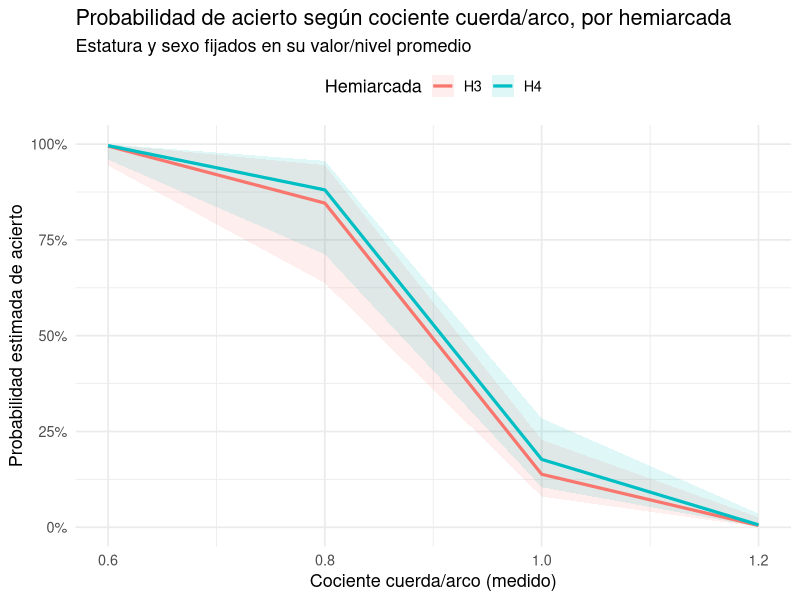
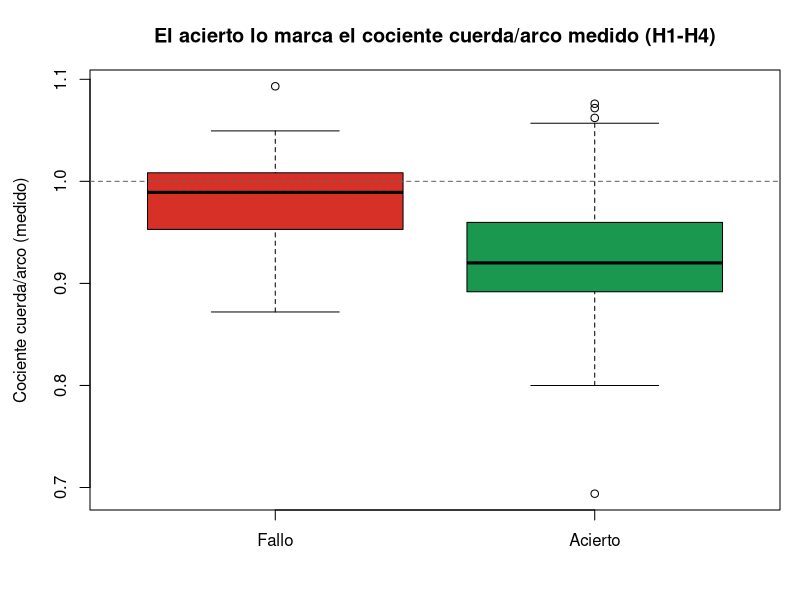
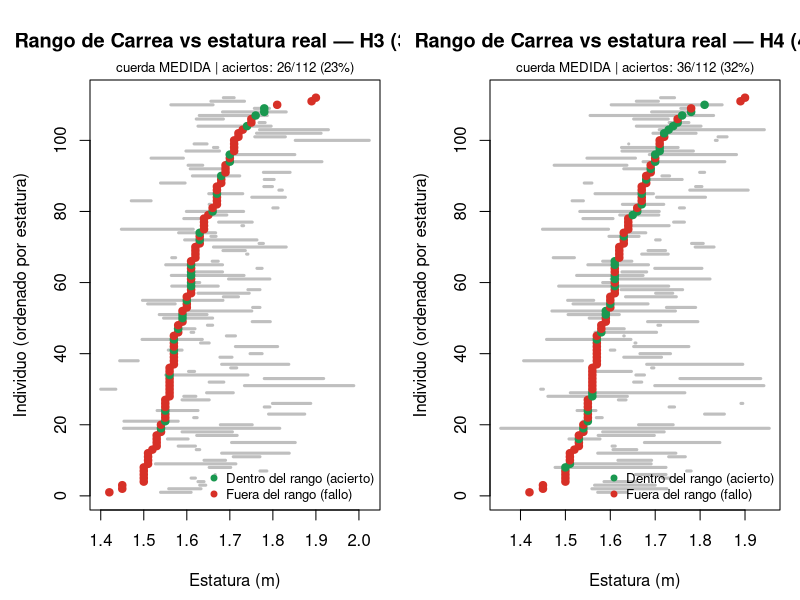

Generate these figures, in order, with R:
# ================================================================
# Características de los individuos con estimación CORRECTA
# por el modelo ORIGINAL de Carrea (cuerda medida, k = 30π) — Etapa 4
# ================================================================
# "Acierto" = la estatura real cae dentro del rango [Tmin, Tmax].
# Igual que archivo/Analisis_aciertos.R, sobre resultados/estimaciones_130.csv.
# Solo hemiarcadas mandibulares H3/H4 (el método de Carrea se define y
# calibra sobre la arcada mandibular anterior; ver Funciones_Carrea.R).
# ================================================================

library(dplyr)
library(ggplot2)
library(ggeffects)

est <- read.csv("resultados/estimaciones_130.csv", stringsAsFactors = FALSE, check.names = FALSE)
est <- est %>% mutate(ratio = cuerda_medida / arco, acierto = acierto_med == 1)

etiquetas <- c(H3 = "H3 (33-31)", H4 = "H4 (43-41)")

resumen <- function(d, etq) {
  data.frame(
    grupo       = etq,
    n           = nrow(d),
    estatura_m  = round(mean(d$Estatura), 3),
    estatura_sd = round(sd(d$Estatura), 3),
    pct_H       = round(mean(d$Sexo == "M") * 100, 0),
    edad        = round(mean(d$Edad, na.rm = TRUE), 1),
    arco        = round(mean(d$arco), 2),
    cuerda      = round(mean(d$cuerda_medida), 2),
    cuerda_arco = round(mean(d$ratio), 3)
  )
}

for (h in names(etiquetas)) {
  d  <- est %>% filter(hemiarcada == h)
  ac <- d %>% filter(acierto); fa <- d %>% filter(!acierto)
  cat(sprintf("\n=== %s (n=%d) ===\n", etiquetas[h], nrow(d)))
  cat(sprintf("Aciertos: %d (%.1f%%) | Fallos: %d\n",
              nrow(ac), nrow(ac) / nrow(d) * 100, nrow(fa)))
  if (nrow(ac) > 0 && nrow(fa) > 0) {
    print(rbind(resumen(ac, "ACIERTOS"), resumen(fa, "FALLOS")), row.names = FALSE)
    cat(sprintf("Discriminante: cociente cuerda/arco MEDIDO %.3f (aciertos) vs %.3f (fallos).\n",
                mean(ac$ratio), mean(fa$ratio)))
  } else {
    cat("(sin variación de acierto/fallo en esta hemiarcada — no aplica comparación)\n")
  }
}

# Modelo logístico: ¿el cociente cuerda/arco (y la hemiarcada) predicen el acierto?
cat("\n=== ¿Qué predice el acierto? (regresión logística, H3-H4) ===\n")
est <- est %>%
  mutate(acierto_f = factor(ifelse(acierto, "si", "no"), levels = c("no", "si")),
         Sexo_f    = factor(Sexo),
         hemi_f    = factor(hemiarcada))
mod <- glm(acierto_f ~ ratio + Estatura + Sexo_f + hemi_f, data = est, family = binomial)
print(summary(mod)$coefficients)

dir_fig <- "reporte/figuras"
if (!dir.exists(dir_fig)) dir.create(dir_fig, recursive = TRUE)

predicciones <- ggpredict(mod, terms = c("ratio", "hemi_f"))
png(file.path(dir_fig, "aciertos130_prob_logistica.png"), width = 1100, height = 700, res = 130)
print(
  ggplot(predicciones, aes(x = x, y = predicted, color = group, fill = group)) +
    geom_ribbon(aes(ymin = conf.low, ymax = conf.high), alpha = 0.12, color = NA) +
    geom_line(linewidth = 1.1) +
    labs(title = "Probabilidad de acierto según cociente cuerda/arco, por hemiarcada",
         subtitle = "Estatura y sexo fijados en su valor/nivel promedio",
         x = "Cociente cuerda/arco (medido)", y = "Probabilidad estimada de acierto",
         color = "Hemiarcada", fill = "Hemiarcada") +
    scale_y_continuous(labels = scales::percent, limits = c(0, 1)) +
    theme_minimal(base_size = 13) + theme(legend.position = "top")
)
dev.off()

# ----------------------------------------------------------------
# Gráficos de observación
# ----------------------------------------------------------------
png(file.path(dir_fig, "aciertos130_ratio.png"), width = 1000, height = 700, res = 130)
par(mar = c(4.5, 4.5, 3.5, 1))
boxplot(ratio ~ acierto, data = est, names = c("Fallo", "Acierto"), xlab = "",
        col = c("#D73027", "#1A9850"), ylab = "Cociente cuerda/arco (medido)",
        main = "El acierto lo marca el cociente cuerda/arco medido (H1-H4)")
abline(h = 1, lty = 2, col = "grey40")
dev.off()

plot_brackets <- function(d, etq, tmin, tmax, ok, sub) {
  d <- d %>% filter(!is.na(.data[[tmin]]), !is.na(.data[[tmax]])) %>% arrange(Estatura)
  n <- nrow(d)
  plot(NA, xlim = range(c(d[[tmin]], d[[tmax]], d$Estatura)), ylim = c(0.5, n + 0.5),
       xlab = "Estatura (m)", ylab = "Individuo (ordenado por estatura)",
       main = sprintf("Rango de Carrea vs estatura real — %s", etq))
  mtext(sprintf("%s | aciertos: %d/%d (%.0f%%)", sub, sum(d[[ok]]), n, mean(d[[ok]]) * 100),
        side = 3, line = 0.2, cex = 0.8)
  segments(d[[tmin]], 1:n, d[[tmax]], 1:n, col = "grey75", lwd = 3)
  points(d$Estatura, 1:n, pch = 19, col = ifelse(d[[ok]] == 1, "#1A9850", "#D73027"))
  legend("bottomright", c("Dentro del rango (acierto)", "Fuera del rango (fallo)"),
         pch = 19, col = c("#1A9850", "#D73027"), bty = "n", cex = 0.8)
}

png(file.path(dir_fig, "aciertos130_bracket_H3_H4.png"), width = 1700, height = 850, res = 130)
par(mfrow = c(1, 2), mar = c(4.5, 4.5, 4, 1))
plot_brackets(est %>% filter(hemiarcada == "H3"), etiquetas["H3"], "Tmin_med", "Tmax_med", "acierto_med", "cuerda MEDIDA")
plot_brackets(est %>% filter(hemiarcada == "H4"), etiquetas["H4"], "Tmin_med", "Tmax_med", "acierto_med", "cuerda MEDIDA")
dev.off()
par(mfrow = c(1, 1))

cat("\nFiguras guardadas en", dir_fig, "(aciertos130_*.png)\n")
